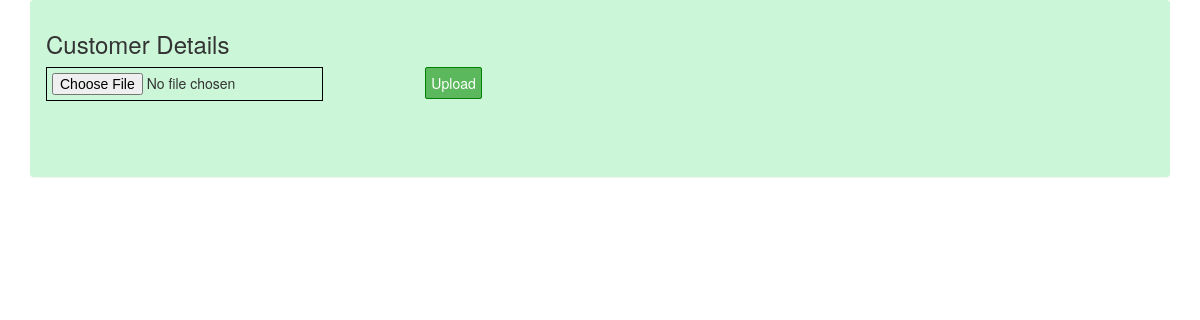
Before: / with the older database file.
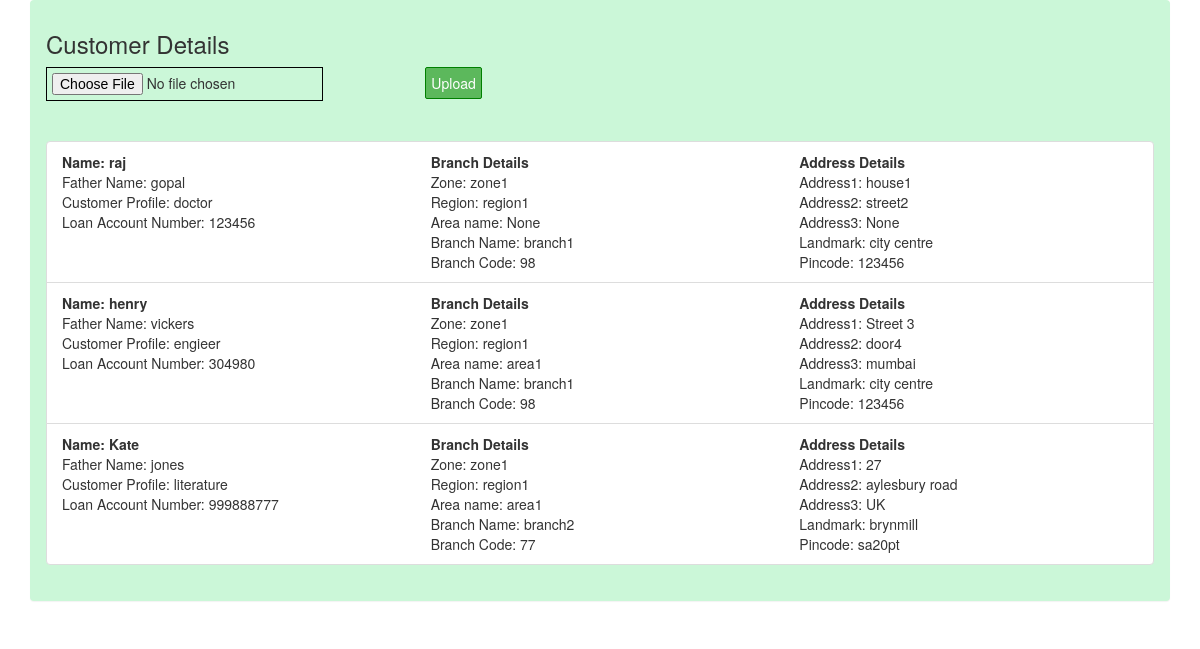
After: the same page with the newer database file.
### userapp/models.py (models this page shows)
class Customer(models.Model):
    customer_name = models.CharField(max_length=500)
    father_name = models.CharField(max_length=500, null=True)
    customer_profile = models.CharField(max_length=500, null=True)
    loan_account_number = models.CharField(max_length=500, null=True)

class Branch(models.Model):
    customer = models.ForeignKey(Customer, on_delete=models.CASCADE)
    zone_name = models.CharField(max_length=500, null=True)
    region_name = models.CharField(max_length=500, null=True)
    area_name = models.CharField(max_length=500, null=True)
    branch_name = models.CharField(max_length=500, null=True)
    branch_code = models.CharField(max_length=500, null=True)

class CustomerHomeAddress(models.Model):
    customer = models.ForeignKey(Customer, on_delete=models.CASCADE)
    address1 = models.CharField(max_length=500, null=True)
    address2 = models.CharField(max_length=500, null=True)
    address3 = models.CharField(max_length=500, null=True)
    landmark = models.CharField(max_length=500, null=True)
    pincode = models.CharField(max_length=500, null=True)

### userapp/views.py (the view)
# urls.py: path("", views.index, name="index"),
def index(request):
    if request.method == "GET":
        try:
            customer_data = []
            customers = Customer.objects.all()
            customers_list = list(customers.values())
            for customer in customers_list:
                customer_id = customer["id"]
                branch_customer = Branch.objects.filter(customer=customer_id)
                customer["branch"] = list(branch_customer.values())
                address_customer = CustomerHomeAddress.objects.filter(
                    customer=customer_id
                )
                customer["address"] = list(address_customer.values())
                customer_data.append(customer)
            response = {"customers": customer_data}
        except:
            response = json.dumps(
                [{"Error occurred! Please try again after adding customers"}]
            )
    return render(request, "customers/list_customers.html", response)

### userapp/templates/customers/list_customers.html (shortened to what this page needs)
<link href="//netdna.bootstrapcdn.com/bootstrap/3.0.0/css/bootstrap.min.css" rel="stylesheet" id="bootstrap-css">
<div class="container">
    <div class="panel" style="background-color: #cbf7d8">
        <div class="panel-heading">
           <h3>Customer Details {{ customers.length }}</h3>
           <form action='/import' method="post" enctype="multipart/form-data">
            <div class="row">
                <div class="col-sm-4">
                    <input type="file"
                        title="Upload excel file"
                        name="excel_file"
                        style="border: 1px solid black; padding: 5px;"
                        required="required">
                </div>
                <div class="col-sm-8">
                    <input type="submit"
                        value="Upload" class="btn btn-success"
                        style="border: 1px solid green; padding:5px; border-radius: 2px; cursor: pointer;">
                </div>
            </div>
            </form>
        </div>
        <div class="panel-body">
            <ul class="list-group">
            {% for customer in customers %}
            <li class="list-group-item">
            <div class="row">
                    <div class="col-sm-4">
                        <b>Name: {{ customer.customer_name }}</b>
                        <br/>
                        Father Name: {{ customer.father_name }}
                        <br/>
                        Customer Profile: {{ customer.customer_profile }}
                        <br/>
                        Loan Account Number: {{ customer.loan_account_number }}
                    </div>
                    <div class="col-sm-4">
                        <b>Branch Details</b> <br/>
                        {% for branch in customer.branch %}
                            Zone: {{ branch.zone_name }}
                            <br/>
                            Region: {{ branch.region_name }}
                            <br/>
                            Area name: {{ branch.area_name }}
                            <br/>
                            Branch Name: {{ branch.branch_name }}
                            <br/>
                            Branch Code: {{ branch.branch_code }}
                        {% endfor %}
                    </div>
                    <div class="col-sm-4">
                        <b>Address Details</b> <br/>
                        {% for address in customer.address %}
                            Address1: {{ address.address1 }}
                            <br/>
                            Address2: {{ address.address2 }}
                            <br/>
                            Address3: {{ address.address3 }}
                            <br/>
                            Landmark: {{ address.landmark }}
                            <br/>
                            Pincode: {{ address.pincode }}
                        {% endfor %}
                    </div>
            </div>
            </li>
            {% endfor %}
            </ul>
        </div>
    </div>
</div>

Changed rows visible on the page:
added Customer: customer_name "raj", father_name "gopal", customer_profile "doctor", loan_account_number "123456"
added Branch: zone_name "zone1", region_name "region1", area_name "None", branch_name "branch1", branch_code "98", shown under "raj"
added CustomerHomeAddress: address1 "house1", address2 "street2", address3 "None", landmark "city centre", pincode "123456", shown under "raj"
added Customer: customer_name "henry", father_name "vickers", customer_profile "engieer", loan_account_number "304980"
added Branch: zone_name "zone1", region_name "region1", area_name "area1", branch_name "branch1", branch_code "98", shown under "henry"
added CustomerHomeAddress: address1 "Street 3", address2 "door4", address3 "mumbai", landmark "city centre", pincode "123456", shown under "henry"
added Customer: customer_name "Kate", father_name "jones", customer_profile "literature", loan_account_number "999888777"
added Branch: zone_name "zone1", region_name "region1", area_name "area1", branch_name "branch2", branch_code "77", shown under "Kate"
added CustomerHomeAddress: address1 "27", address2 "aylesbury road", address3 "UK", landmark "brynmill", pincode "sa20pt", shown under "Kate"
